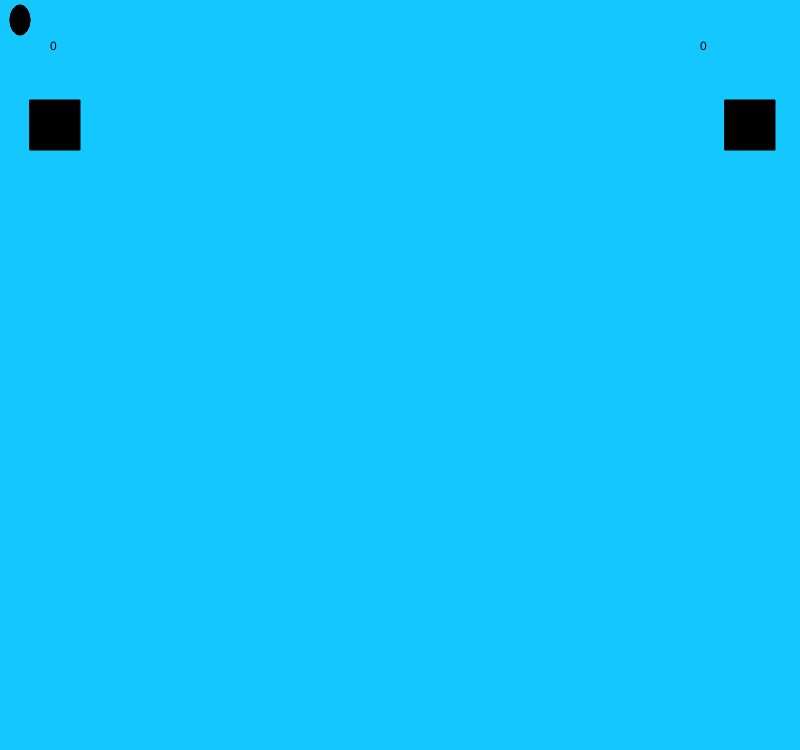
Frame 1 (no input)
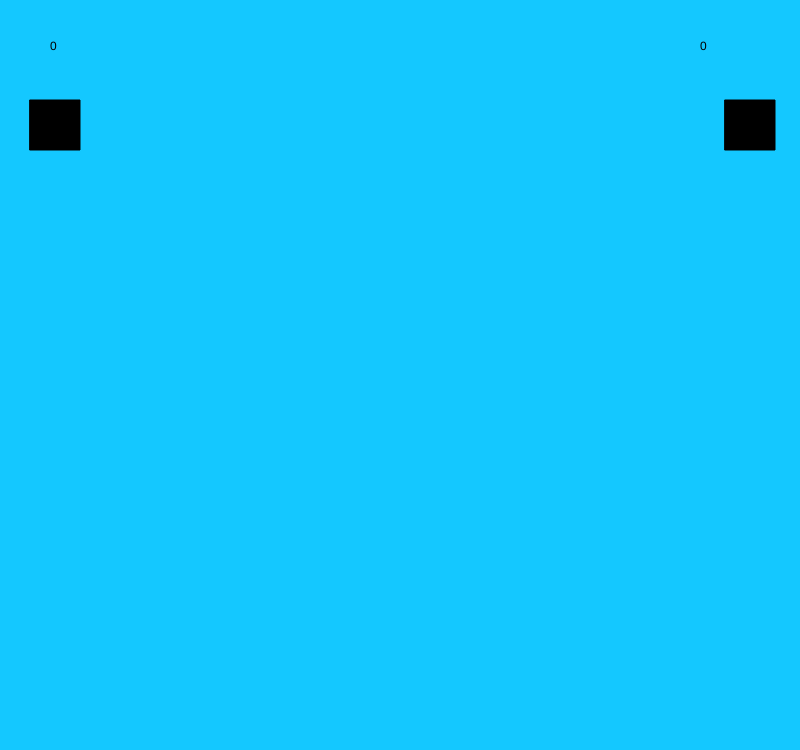
Frame 60 (no input)
Frame 120 (the mouse pressed at the canvas centre since frame 60): identical to frame 60, image omitted

The p5.js sketch that drew these frames (run headless with seeded random() and noise() and a simulated clock; from frame 60 on, the mouse is pressed at the canvas centre):

// p5.js sketch
// ── sketch.js
var bullet1y=20;
var bullet1x=20;
var bullet2x=20
var bullet2y=20
var y2= 100;
var y1 = 100;
var player1 = 0;
var score1=0
var score2=0
var palyer2 = 0;
function setup() {
  createCanvas(800, 750);
}

function draw() {
  background(20, 200, 1000);
  fill(0);
  rect(30,y1, 50);
  ellipse(bullet1x,bullet1y,20,30);
 bullet1x=bullet1x+20; 
 ellipse(bullet2x,bullet2y,20,30);
 bullet2x=bullet2x-20;  
  
  
  rect(725, y2, 50, 50);
  
  
  if (keyIsDown(UP_ARROW)) {
    y2 -= 5;
  }
  if (keyIsDown(DOWN_ARROW)) {
    y2 += 5;
  }
 if (keyIsDown(87)) {
    y1 -= 5;
  }
  if (keyIsDown(83)) {
    y1 += 5;
  }  
 text(score1, 50,50) 
  text(score2, 700,50)  
  
  if (bullet1x > 725 && bullet1x<725+50 && bullet1y>y2 && bullet1y<y2+50) {
    score1=score1+1
  }

    if (bullet1x > 725 && bullet1x<725+50 && bullet1y>y2 && bullet1y<y2+50) {
    score1=score1+1
      bullet1x=1000
  }
  if (bullet2x > 30 && bullet2x<30+50 && bullet2y>y1 && bullet2y<y1+50) {
    score2=score2+1
    bullet2x-1000
  }

}

function keyPressed() {
  if (key == "e") {
    bullet1x=30;
  bullet1y=y1;
  }
  
  if(key == "0"){
   bullet2x=725
   bullet2y=y2 
  }
  
  
  
}
